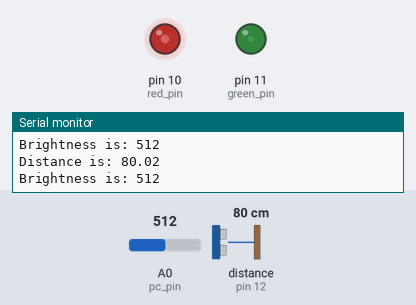
Bench run of a sketch on a simulated Arduino Uno, built with avr-gcc and run on an emulated ATmega328P. Parts: output pins drawn as LEDs (lit = HIGH), the last lines printed to the serial monitor. Wiring (inferred from the names in the program): ultrasonic range finder: trigger pin 13; echo pin 12. The inputs (shaded band) are chosen by the test bench; at power-on: distance to the obstacle (sensor on pin 12) 80 cm, A0 (pc_pin) = 512. The echo pulse lasts 58.3 µs per cm; pins used as bus, display or sensor lines are not drawn.

Above: at 1.2 s.
1.3 s: distance to the obstacle (sensor on pin 12) set to 2 cm
At 2.6 s:
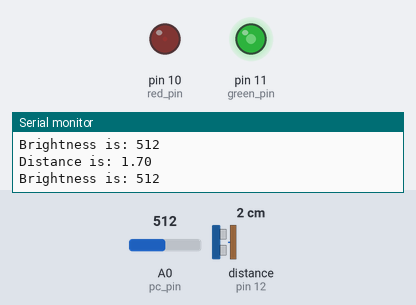
2.9 s: A0 (pc_pin) set to 716
At 3.3 s:
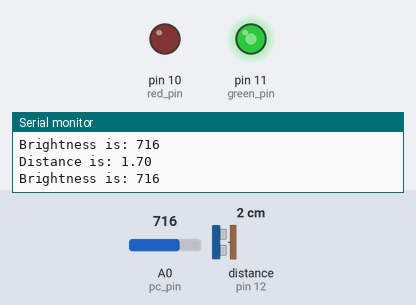
4.4 s: distance to the obstacle (sensor on pin 12) set to 60 cm
At 5.7 s:
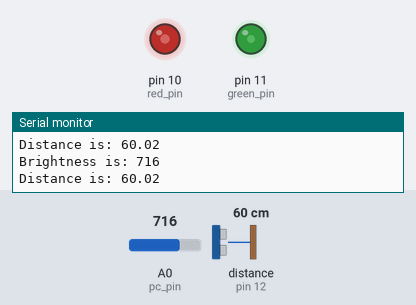
6.0 s: distance to the obstacle (sensor on pin 12) set to 299 cm
At 7.2 s:
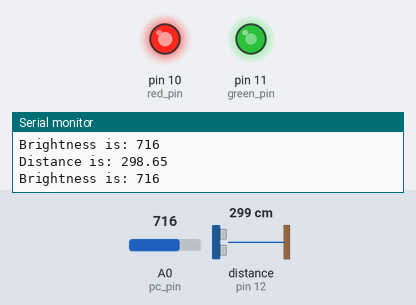
7.5 s: A0 (pc_pin) set to 900
At 8.0 s:
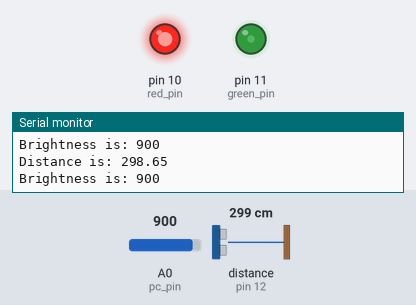
9.0 s: A0 (pc_pin) set to 985
10.6 s: A0 (pc_pin) set to 1011
At 11.3 s:
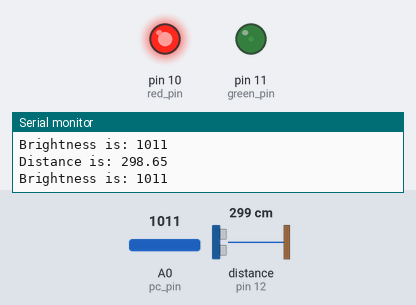
Timing chart, 0 to 13.1 s (numbered marks = the images above; inputs shaded):
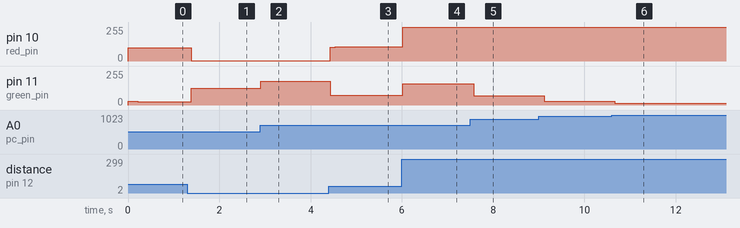

The sketch:

sketch_part2.ino
```cpp
#define trigger_pin 13
#define echo_pin 12
#define red_pin 10
#define green_pin 11
#define pc_pin 0
int pc_reading;
int red_value, green_value;
int max_brightness;
float duration, distance, percentage;

void setup() {
  // put your setup code here, to run once:
  Serial.begin(9600);
  // set up pins for ultrasonic sensor
  pinMode(trigger_pin, OUTPUT);
  pinMode(echo_pin, INPUT);
  // pins to set values for LED
  pinMode(red_pin, OUTPUT);
  pinMode(green_pin, OUTPUT);
}

void loop() {
  // set the trigger pin to low to make sure it's low
  digitalWrite(trigger_pin, LOW);
  delayMicroseconds(2);
  // set it to high to send out 8 cycle sonic burst
  digitalWrite(trigger_pin, HIGH);
  delayMicroseconds(10);
  // turn to low again to end sonic burst
  digitalWrite(trigger_pin, LOW);
  // take in input from echo pin, start timing when high, end when low
  duration = pulseIn(echo_pin, HIGH);
  // calculate distance from duration
  // times * speed of sound / 2 (travels distance twice)
  distance = (duration*0.0343)/2;
  Serial.print("Distance is: ");
  Serial.println(distance);

  // get brightness value from photocell
  pc_reading = analogRead(pc_pin);
  Serial.print("Brightness is: ");
  Serial.println(pc_reading);

  // map brightness value from photocell range to LED brightness range
  // this determines sum brightness for all channels for LED
  max_brightness = map(pc_reading, 0, 1023, 0, 255);

  // split sum brightness between red channel and green channel
  red_value = map(distance, 0, 100, 0, max_brightness);
  green_value = max_brightness - red_value;
  // set the red and green channels on LED
  analogWrite(red_pin, red_value);
  analogWrite(green_pin, green_value);
  // wait .1 seconds
  delay(100);
}
```

Measured:
- after the input at 1.3 s, pin 10 (red_pin): 101/255 → 2/255 after 0.08 s, → 1/255 0.10 s later; pin 11 (green_pin): 26/255 → 125/255 after 0.08 s, → 126/255 0.10 s later
- after the input at 2.9 s, pin 11 (green_pin): 126/255 → 177/255 at once
- after the input at 4.4 s, pin 10 (red_pin): 1/255 → 105/255 at once, → 106/255 0.11 s later; pin 11 (green_pin): 177/255 → 73/255 at once, → 72/255 0.11 s later
- after the input at 6.0 s, pin 10 (red_pin): 106/255 → 255/255 at once; pin 11 (green_pin): 72/255 → 160/255 at once
- after the input at 7.5 s, pin 11 (green_pin): 160/255 → 69/255 after 0.07 s
- after the input at 9.0 s, pin 11 (green_pin): 69/255 → 27/255 after 0.12 s
- after the input at 10.6 s, pin 11 (green_pin): 27/255 → 14/255 after 0.07 s
